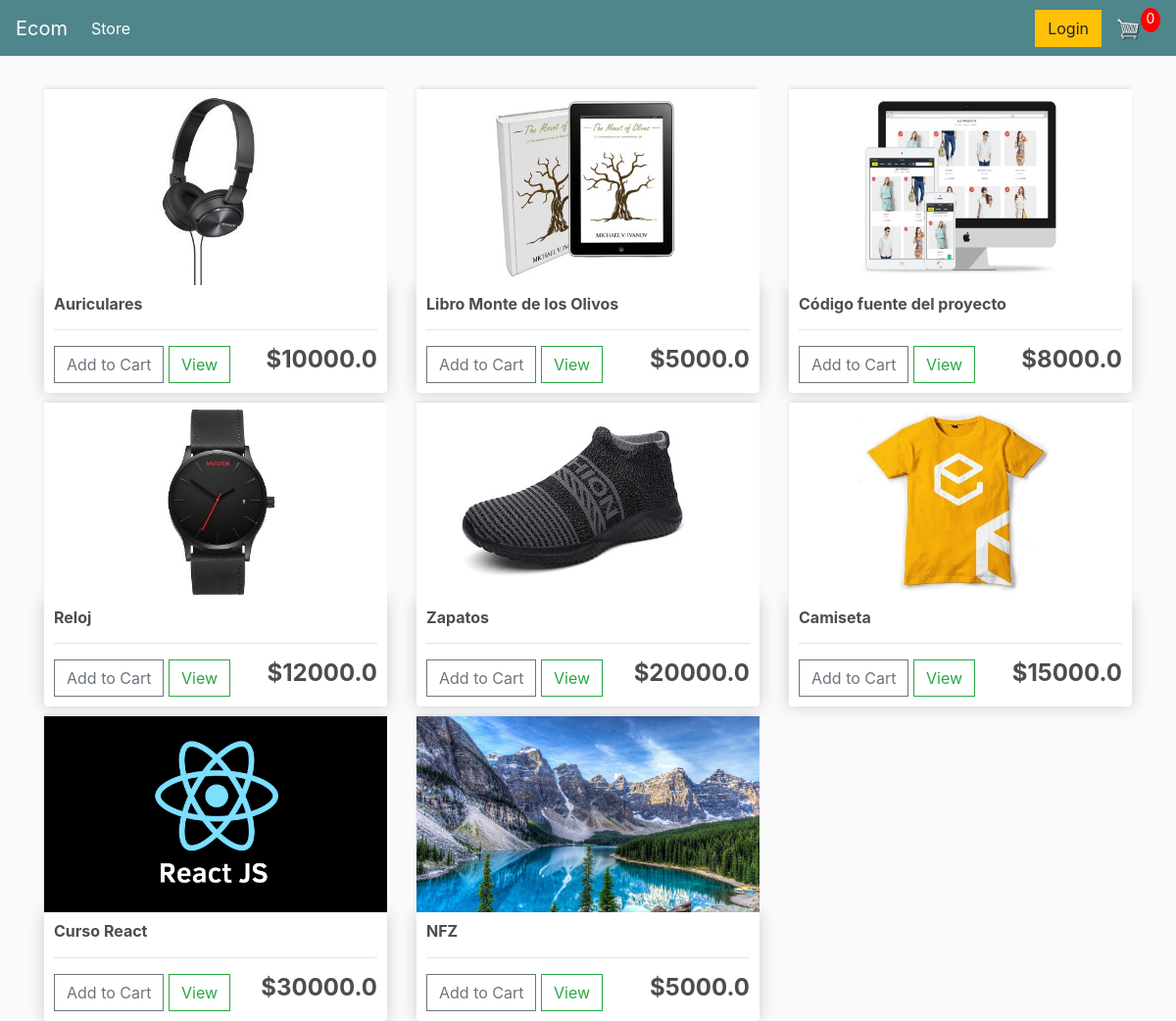
The page / on the database its author committed.
### store/models.py (models this page shows, shortened)
class Product(models.Model):
    name = models.CharField(max_length=200)
    price = models.FloatField()
    digital = models.BooleanField(default=False, null=True, blank=True)
    image = models.ImageField(null=True, blank=True)
    @property
    def imageURL(self):
        try:
            url = self.image.url
        except:
            url = ''
        return url

### store/views.py (the view)
# urls.py: path('', include('store.urls')), #aquí se importan desde store
def store(request):
	data = cartData(request)
	cartItems = data['cartItems']
	order = data['order']
	items = data['items']
	products = Product.objects.all()
	context = {'products':products, 'cartItems':cartItems}
	return render(request, 'store/store.html', context)

### store/utils.py (called while the page is built, shortened)
def cookieCart(request):
	try:
		cart = json.loads(request.COOKIES['cart'])
	except:
		cart = {}
		print('CART:', cart)
	items = []
	order = {'get_cart_total':0, 'get_cart_items':0, 'shipping':False}
	cartItems = order['get_cart_items']
	return {'cartItems':cartItems ,'order':order, 'items':items}

def cartData(request):
    if request.user.is_authenticated:
        customer = request.user.customer
        order, created = Order.objects.get_or_create(customer=customer, complete=False)
        items = order.orderitem_set.all()
        cartItems = order.get_cart_items
    else:
        cookieData = cookieCart(request)
        cartItems = cookieData['cartItems']
        order = cookieData['order']
        items = cookieData['items']
    return {'cartItems':cartItems , 'order':order, 'items' : items}

### store/templates/store/store.html
<!DOCTYPE html>
{% extends 'store/main.html' %} {% load static %} {% block content %}
<div class="row">
  {% for product in products %}
  <div class="col-lg-4">
    <img class="thumbnail" src="{{product.imageURL}}" />
    <div class="box-element product">
      <h6><strong>{{product.name}}</strong></h6>
      <hr />
      <button
        data-product="{{product.id}}"
        data-action="add"
        class="btn btn-outline-secondary add-btn update-cart"
      >
        Add to Cart
      </button>
      <a class="btn btn-outline-success" href="#">View</a>
      <h4 style="float: right"><strong>${{product.price}}</strong></h4>
    </div>
  </div>
  {% endfor %}
</div>
{% endblock content %}

### store/static/CSS/main.css (style rules this page uses)
body { background-color: hsl(0, 0%, 98%); }
h1,h2,h3,h4,h5,h6 { color:hsl(0, 0%, 30%); }
.box-element { box-shadow:hsl(0, 0%, 80%) 0 0 16px; background-color: #fff; border-radius: 4px; padding: 10px; }
.thumbnail { width: 100%; height: 200px; -webkit-box-shadow: -1px -3px 5px -2px rgba(214,214,214,1); -moz-box-shadow: -1px -3px 5px -2px rgba(214,214,214,1); box-shadow: -1px -3px 5px -2px rgba(214,214,214,1); }
.product { border-radius: 0 0 4px 4px; }
.col-lg-4, .col-lg-6, .col-lg-8, .col-lg-12 { margin-top: 10px; }
.btn { border-radius: 0; }

### rows shown on the page
Product: imageURL (picture), name "Auriculares", price "10000.0"
Product: imageURL (picture), name "Libro Monte de los Olivos", price "5000.0"
Product: imageURL (picture), name "Código fuente del proyecto", price "8000.0"
Product: imageURL (picture), name "Reloj", price "12000.0"
Product: imageURL (picture), name "Zapatos", price "20000.0"
Product: imageURL (picture), name "Camiseta", price "15000.0"
Product: imageURL (picture), name "Curso React", price "30000.0"
Product: imageURL (picture), name "NFZ", price "5000.0"

### other values the page prints
{{ cartItems }} "0"
